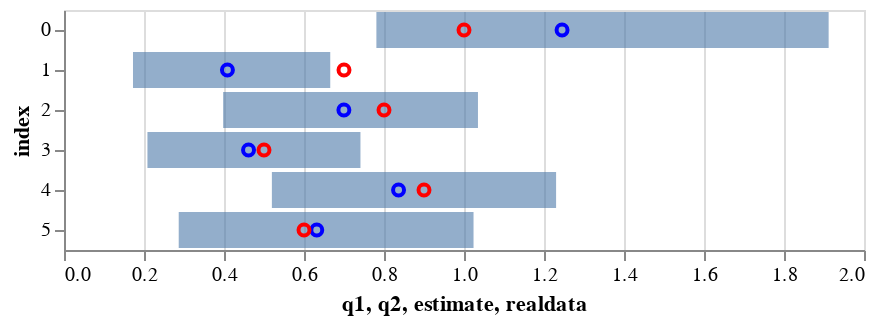

Write notebook code for a chart like this one.
### Code cell
c1 = alt.Chart(df2).mark_bar(
opacity=0.6).encode(
    x='q1',
    x2='q2',
    y='index:N'
)
c2 = alt.Chart(df2).mark_point(
opacity=1,
color='blue').encode(
    x='estimate',
    y='index:N'
)
c3 = alt.Chart(df2).mark_point(
opacity=1,
color='red').encode(
    x='realdata',
    y='index:N'
)
c1+c2+c3

# red real data
# blue MCMC samples

### Figure 1 — Vega-Lite specification as saved in the notebook (floating-point values rounded to 4 significant figures)
{"config": {"view": {"continuousWidth": 400, "continuousHeight": 300}}, "layer": [{"mark": {"type": "bar", "opacity": 0.6}, "encoding": {"x": {"type": "quantitative", "field": "q1"}, "x2": {"field": "q2"}, "y": {"type": "nominal", "field": "index"}}}, {"mark": {"type": "point", "color": "blue", "opacity": 1}, "encoding": {"x": {"type": "quantitative", "field": "estimate"}, "y": {"type": "nominal", "field": "index"}}}, {"mark": {"type": "point", "color": "red", "opacity": 1}, "encoding": {"x": {"type": "quantitative", "field": "realdata"}, "y": {"type": "nominal", "field": "index"}}}], "data": {"name": "data-f3ff726adb33b995141502520e36806f"}, "$schema": "https://vega.github.io/schema/vega-lite/v4.8.1.json", "datasets": {"data-f3ff726adb33b995141502520e36806f": [{"index": 0, "estimate": 1.245, "q1": 0.781, "q2": 1.912, "realdata": 1.0}, {"index": 1, "estimate": 0.4086, "q1": 0.1725, "q2": 0.6656, "realdata": 0.7}, {"index": 2, "estimate": 0.6997, "q1": 0.3979, "q2": 1.035, "realdata": 0.8}, {"index": 3, "estimate": 0.4613, "q1": 0.2086, "q2": 0.7411, "realdata": 0.5}, {"index": 4, "estimate": 0.8364, "q1": 0.5197, "q2": 1.23, "realdata": 0.9}, {"index": 5, "estimate": 0.6319, "q1": 0.2868, "q2": 1.024, "realdata": 0.6}]}}
